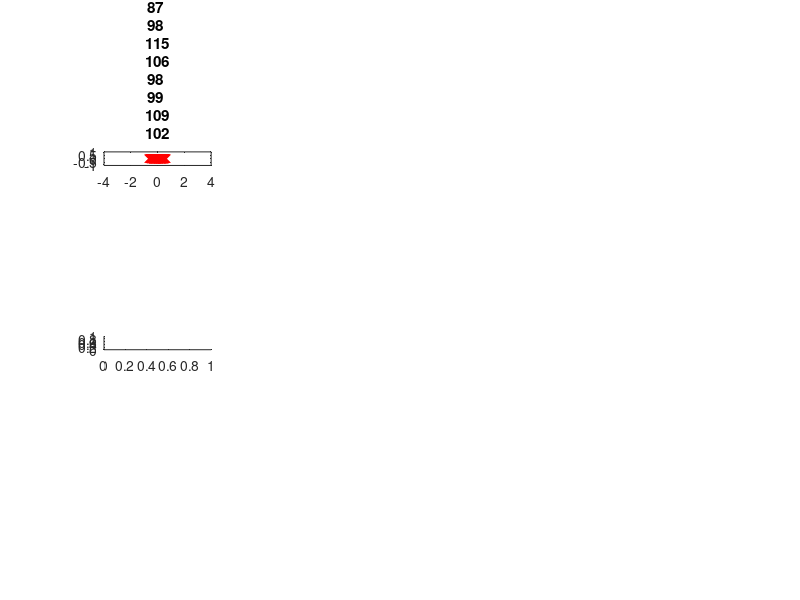

Reproduce this figure in MATLAB. (Note: this script raises an error after producing the figure.)
clear all;
close all;

load('practice.mat');
addpath('plotting_function');
addpath('statistical_function');


%練習問題１


disp("mean(Y)=")
disp(mean(Y))

disp("var(Y)=")
disp(var(Y))

disp("sqrt(var(Y))=")
disp(sqrt(var(Y)))

sort(Y);

disp("min(Y)=")
disp(min(Y))

disp("4分の1分位=")
disp((Y(125,[1,2,3,4])+Y(126,[1,2,3,4]))/2)

disp("中央値=")
disp((Y(250,[1,2,3,4])+Y(251,[1,2,3,4]))/2)

disp("4分の3分位=")
disp((Y(125+250,[1,2,3,4])+Y(126+250,[1,2,3,4]))/2)

disp("max(Y)=")
disp(max(Y))

%練習問題2~5

%練習問題2
for i = 1:4 
    subplot(3,4,i)
    plot(Y(:,i),0,'rx')
    xlim([-4,4])
    title("Variable"+i)
%練習問題3
    subplot(3,4,i+4)
    myboxplot_x(Y(:,i));
    xlim([-4,4])
    grid on;
    title("Variable"+i)
%練習問題4
    subplot(3,4,i+8)
    histogram(Y(:,i),9);
    xlim([-4,4])
    ylim([0,150])
    ylabel("frequency")
    grid on
    title("Variable"+i)
end


%練習問題6

for i = 1:3
    disp(i+"vs4")
    E=mean(Y(:,i)-Y(:,4));
    V=var(Y(:,i)-Y(:,4),0);
    s=sqrt(V);
    N=length(Y(:,1));
    t=E*sqrt(N)/s;
    v=N-1;
    p = 2*tcdf(-abs(t),v);
    disp("差の平均値　="+E)
    disp("差の不偏分散="+V)
    disp("差の標準偏差="+s)
    disp("t="+t)
    disp("自由度="+v)
    disp("p値="+p)
    if p<0.01
        disp("優位性がない（p<0.01）")
    else
        if p<0.05
            disp("優位性がない(p<0.05)")
        else 
            disp("優位性がないとは言えない")
        end
    end
    
end


%練習問題8
for i = 1:3
    figure
    scatter(Y(:,i),Y(:,4),3,'filled')
end



%練習問題9

for i = 1:3
    x = Y(:,i);
    y = Y(:,4);
    Cov = cov([x,y],1);
    Covxy =Cov(1,2);
    r = corrcoef([x,y]);
    R = r(1,2);
    N = length(Y(:,1));
    t = R*sqrt(N-2)/sqrt(1-R*R);
    v=N-1;
    p = 2*tcdf(-abs(t),v);
    %H0:r=0

    disp("共分散="+Covxy)
    disp("相関係数="+R)
    disp("t値="+t)
    disp("自由度="+(N-2))
    disp("p値="+p)
     if p<0.01
        disp("優位性がない（p<0.01）")
    else
        if p<0.05
            disp("優位性がない(p<0.05)")
        else 
            disp("優位性がないとは言えない")
        end
    end

end

%練習問題10

disp(cov([Y(:,1),Y(:,2),Y(:,3),Y(:,4)]))


%練習問題11

Sig = cov([Y(:,1),Y(:,2),Y(:,3),Y(:,4)]);
[V,D] = svd(Sig);
lamda = zeros(1,4);
lamSum = 0;
for i = 1:4
    lamda(i) = D(i,i);
    lamSum =lamSum+D(i,i);
end

Con = lamda/lamSum;
AcCon = zeros(1,4);
for i = 1:4
    for j = 1:i
        AcCon(i) = AcCon(i)+Con(j);
    end
end

%disp("固有ベクトル="+V)
%disp("固有値="+lamda)
%disp("寄与率="+Con)
%disp("累積寄与率="+AcCon)

disp(V)
disp(lamda)
disp(Con)
disp(AcCon)

%練習問題12

Sig = cov([Y(:,1),Y(:,2),Y(:,3),Y(:,4)]);
[V,D] = svd(Sig);

I = eye(500);
One = ones(500);
Y_childa = (I-One/500)*Y;
Z = Y_childa*V;

figure
scatter(Z(:,1),Z(:,2),5,'filled')

for i = 1:4
    disp(mean(Z(:,i)))
end
disp(var(Z,1))
disp(cov(Z))


